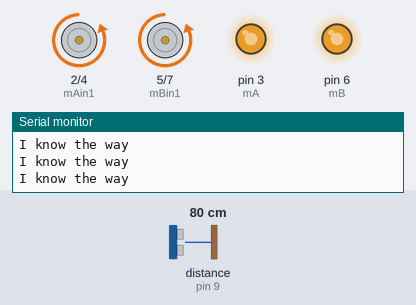
Recording of a sketch running on a simulated Arduino Uno, built with avr-gcc and run on an emulated ATmega328P. Parts: motor-driver pin pairs drawn as motors (green arrow = first pin HIGH = forward, orange = second pin HIGH = backward, longer = more drive), output pins drawn as LEDs (lit = HIGH), the last lines printed to the serial monitor. Wiring (inferred from the names in the program): ultrasonic range finder: trigger pin 8; echo pin 9. The test bench sets the inputs (shaded band); at power-on: distance to the obstacle (sensor on pin 9) 80 cm. The echo pulse lasts 58.3 µs per cm; pins used as bus, display or sensor lines are not drawn.

Above: at 1.2 s.
1.3 s: distance to the obstacle (sensor on pin 9) set to 27 cm
4.3 s: distance to the obstacle (sensor on pin 9) set to 23 cm
At 4.8 s:
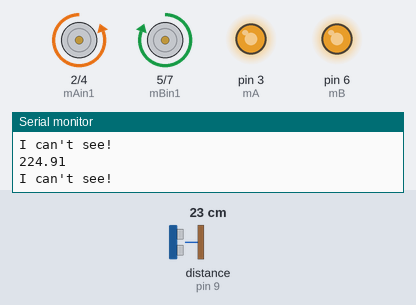
5.8 s: distance to the obstacle (sensor on pin 9) set to 35 cm
At 7.0 s:
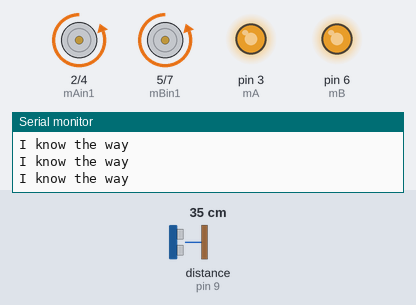
7.3 s: distance to the obstacle (sensor on pin 9) set to 2 cm
At 7.8 s:
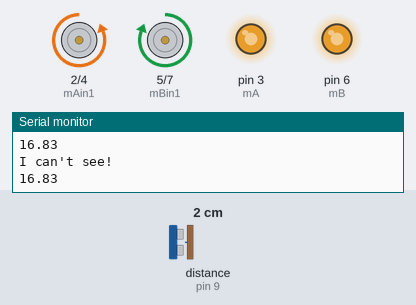
Timing chart, 0 to 9.8 s (numbered marks = the images above; inputs shaded):
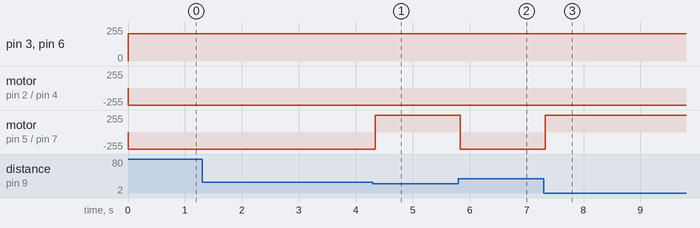

Measured:
- the behaviour switches between 26 and 25 cm on distance to the obstacle (sensor on pin 9) (found by bisection; images 0 and 1)
- after the input at 4.3 s, motor on pin 5 (mBin1) / pin 7 (mBin2): backward 255/255 → forward 255/255 at once
- after the input at 5.8 s, motor on pin 5 (mBin1) / pin 7 (mBin2): forward 255/255 → backward 255/255 at once
- after the input at 7.3 s, motor on pin 5 (mBin1) / pin 7 (mBin2): backward 255/255 → forward 255/255 at once

The sketch:

dwmw.ino
```cpp
#include <Servo.h>

/*
 * Define motor pins
 */
//Motor A
#define mA      3
#define mAin1   2
#define mAin2   4
//Motor B
#define mB      6
#define mBin1   5
#define mBin2   7

/*
 * Define ultrasonic sensor
 */
#define trigPin 8
#define echoPin 9

/*
 * Servo defines
 */
#define servoPin  10
#define servoMax  160
#define servoMin  20
#define RESOLUTION  10
Servo servoMotor;
int servoAngle;
int servoDir;

/*
 * This function is to set the speed of two motors.
 * Parameters should be [-1,1] where sign denotes direction
 * (-ve reverse).
 */
void driveMotors(double motorA, double motorB){

  /*
   * bound values to [-1, 1]
   * if absolute value is greater than 1
   *  then = 1 * sgn (0=0 and will stop)
   *  else continue
   */
  motorA = abs(motorA)>1? 1*(motorA/abs(motorA)): motorA;
  motorB = abs(motorB)>1? 1*(motorB/abs(motorB)): motorB;

  if(motorA>0){
    //Switch to forward
    digitalWrite(mAin1, LOW);
    digitalWrite(mAin2, HIGH);
  }else if(motorA<0){
    //Switch to forward
    digitalWrite(mAin1, HIGH);
    digitalWrite(mAin2, LOW);
  }else{
    //Kill
    digitalWrite(mAin1, LOW);
    digitalWrite(mAin2, LOW);
  }

  if(motorB>0){
    //Switch to forward
    digitalWrite(mBin1, LOW);
    digitalWrite(mBin2, HIGH);
  }else if(motorB<0){
    //Switch to forward
    digitalWrite(mBin1, HIGH);
    digitalWrite(mBin2, LOW);
  }else{
    //Kill
    digitalWrite(mBin1, LOW);
    digitalWrite(mBin2, LOW);
  }

  analogWrite(mA, abs(motorA)*255);
  analogWrite(mB, abs(motorB)*255);
}

/**
 * This function reads the ultrasonic sensor.
 * To do this, pulse the trigger pin high then listen
 * to pulse length on echo pin for distance.
 *
 * Return the distance in mm.
 */
double readSensor(){
  // Clears the trigPin
  digitalWrite(trigPin, LOW);
  delayMicroseconds(2);

  // Sets the trigPin on HIGH state for 10 micro seconds
  digitalWrite(trigPin, HIGH);
  delayMicroseconds(10);
  digitalWrite(trigPin, LOW);

  // Reads the echoPin, returns the sound wave travel time
  return pulseIn(echoPin, HIGH) * (0.34/2);
}

/**
 * This function uses the servo library too rotate
 * a servo motor.
 */
//void moveServo(){
//
//  /*
//   * Rotate Sensor
//   */
//  if(servoDir > 0){
//    servoAngle += RESOLUTION;
//
//    if(servoAngle > servoMax){
//      servoAngle = servoMax;
//      servoDir *= -1;
//    }
//  }else if(servoDir < 0){
//    servoAngle -= RESOLUTION;
//
//    if(servoAngle < servoMin){
//      servoAngle = servoMin;
//      servoDir *= -1;
//    }
//  }
//
//  servoMotor.write(servoAngle);
//}

void setup() {

  //setup motor pins
  pinMode(mA, OUTPUT);
  pinMode(mAin1, OUTPUT);
  pinMode(mAin2, OUTPUT);

  pinMode(mB, OUTPUT);
  pinMode(mBin1, OUTPUT);
  pinMode(mBin2, OUTPUT);

  //setup sensor pins
  pinMode(trigPin, OUTPUT);
  pinMode(echoPin, INPUT);

//  //setup servo
//  servoMotor.attach(servoPin);
//  servoAngle = servoMin;
//  servoDir = 1;
//  servoMotor.write(0);
//  servoMotor.write(servoAngle);

  //setup Serial
  Serial.begin(9600);
}

void loop() {

  /**
   * Basic logic checks sensor and if there's an
   * obstacle <250mm then spin until there isn't.
   */
  if(readSensor()<250){
    Serial.println("I can't see! ");
    Serial.println(readSensor());
    driveMotors(0.8, -0.8);
  }else{
    Serial.println("I know the way");
    driveMotors(0.8,0.8);
  }
}
```
